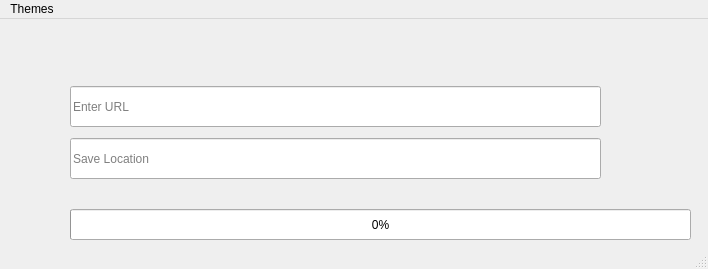
<?xml version="1.0" encoding="UTF-8"?>
<ui version="4.0">
 <class>MainWindow</class>
 <widget class="QMainWindow" name="MainWindow">
  <property name="geometry">
   <rect>
    <x>0</x>
    <y>0</y>
    <width>708</width>
    <height>269</height>
   </rect>
  </property>
  <property name="windowTitle">
   <string>MainWindow</string>
  </property>
  <property name="windowIcon">
   <iconset resource="image.qrc">
    <normaloff>:/newPrefix/img/downloader.png</normaloff>:/newPrefix/img/downloader.png</iconset>
  </property>
  <widget class="QWidget" name="centralwidget">
   <widget class="QPushButton" name="pushButton">
    <property name="geometry">
     <rect>
      <x>610</x>
      <y>118</y>
      <width>81</width>
      <height>41</height>
     </rect>
    </property>
    <property name="cursor">
     <cursorShape>PointingHandCursor</cursorShape>
    </property>
    <property name="toolTip">
     <string>Start Download</string>
    </property>
    <property name="text">
     <string/>
    </property>
    <property name="icon">
     <iconset resource="image.qrc">
      <normaloff>:/newPrefix/img/download.png</normaloff>:/newPrefix/img/download.png</iconset>
    </property>
    <property name="iconSize">
     <size>
      <width>48</width>
      <height>100</height>
     </size>
    </property>
    <property name="flat">
     <bool>true</bool>
    </property>
   </widget>
   <widget class="QLineEdit" name="lineEdit">
    <property name="geometry">
     <rect>
      <x>70</x>
      <y>67</y>
      <width>531</width>
      <height>41</height>
     </rect>
    </property>
    <property name="autoFillBackground">
     <bool>false</bool>
    </property>
    <property name="text">
     <string/>
    </property>
    <property name="placeholderText">
     <string>Enter URL</string>
    </property>
   </widget>
   <widget class="QLineEdit" name="lineEdit_2">
    <property name="geometry">
     <rect>
      <x>70</x>
      <y>119</y>
      <width>531</width>
      <height>41</height>
     </rect>
    </property>
    <property name="styleSheet">
     <string notr="true"/>
    </property>
    <property name="readOnly">
     <bool>true</bool>
    </property>
    <property name="placeholderText">
     <string>Save Location</string>
    </property>
   </widget>
   <widget class="QProgressBar" name="progressBar">
    <property name="geometry">
     <rect>
      <x>70</x>
      <y>190</y>
      <width>621</width>
      <height>31</height>
     </rect>
    </property>
    <property name="cursor">
     <cursorShape>ArrowCursor</cursorShape>
    </property>
    <property name="styleSheet">
     <string notr="true"/>
    </property>
    <property name="minimum">
     <number>0</number>
    </property>
    <property name="value">
     <number>0</number>
    </property>
   </widget>
   <widget class="QPushButton" name="pushButton_3">
    <property name="geometry">
     <rect>
      <x>610</x>
      <y>68</y>
      <width>81</width>
      <height>41</height>
     </rect>
    </property>
    <property name="cursor">
     <cursorShape>PointingHandCursor</cursorShape>
    </property>
    <property name="toolTip">
     <string>Browse</string>
    </property>
    <property name="whatsThis">
     <string/>
    </property>
    <property name="text">
     <string/>
    </property>
    <property name="icon">
     <iconset resource="image.qrc">
      <normaloff>:/newPrefix/img/Folder-Open-icon.png</normaloff>:/newPrefix/img/Folder-Open-icon.png</iconset>
    </property>
    <property name="iconSize">
     <size>
      <width>35</width>
      <height>35</height>
     </size>
    </property>
    <property name="shortcut">
     <string/>
    </property>
    <property name="flat">
     <bool>true</bool>
    </property>
   </widget>
   <widget class="QLabel" name="label_3">
    <property name="enabled">
     <bool>true</bool>
    </property>
    <property name="geometry">
     <rect>
      <x>10</x>
      <y>20</y>
      <width>50</width>
      <height>50</height>
     </rect>
    </property>
    <property name="cursor">
     <cursorShape>ArrowCursor</cursorShape>
    </property>
    <property name="autoFillBackground">
     <bool>false</bool>
    </property>
    <property name="text">
     <string/>
    </property>
    <property name="textFormat">
     <enum>Qt::AutoText</enum>
    </property>
    <property name="pixmap">
     <pixmap resource="image.qrc">:/newPrefix/img/downloader.png</pixmap>
    </property>
    <property name="scaledContents">
     <bool>true</bool>
    </property>
   </widget>
  </widget>
  <widget class="QMenuBar" name="menubar">
   <property name="geometry">
    <rect>
     <x>0</x>
     <y>0</y>
     <width>708</width>
     <height>22</height>
    </rect>
   </property>
   <widget class="QMenu" name="menuTheme">
    <property name="title">
     <string>Themes</string>
    </property>
    <addaction name="actionElegantDark"/>
    <addaction name="actionAqua"/>
    <addaction name="actionManjaroMix"/>
    <addaction name="actionMaterialDark"/>
    <addaction name="actionUbuntu"/>
   </widget>
   <addaction name="menuTheme"/>
  </widget>
  <widget class="QStatusBar" name="statusbar"/>
  <action name="actionExit">
   <property name="enabled">
    <bool>true</bool>
   </property>
   <property name="text">
    <string>Exit</string>
   </property>
  </action>
  <action name="actionElegantDark">
   <property name="text">
    <string>ElegantDark</string>
   </property>
   <property name="shortcutContext">
    <enum>Qt::ApplicationShortcut</enum>
   </property>
  </action>
  <action name="actionAqua">
   <property name="text">
    <string>Aqua</string>
   </property>
  </action>
  <action name="actionManjaroMix">
   <property name="text">
    <string>ManjaroMix</string>
   </property>
  </action>
  <action name="actionMaterialDark">
   <property name="text">
    <string>MaterialDark</string>
   </property>
  </action>
  <action name="actionUbuntu">
   <property name="text">
    <string>Ubuntu</string>
   </property>
  </action>
 </widget>
 <resources>
  <include location="image.qrc"/>
 </resources>
 <connections/>
</ui>
